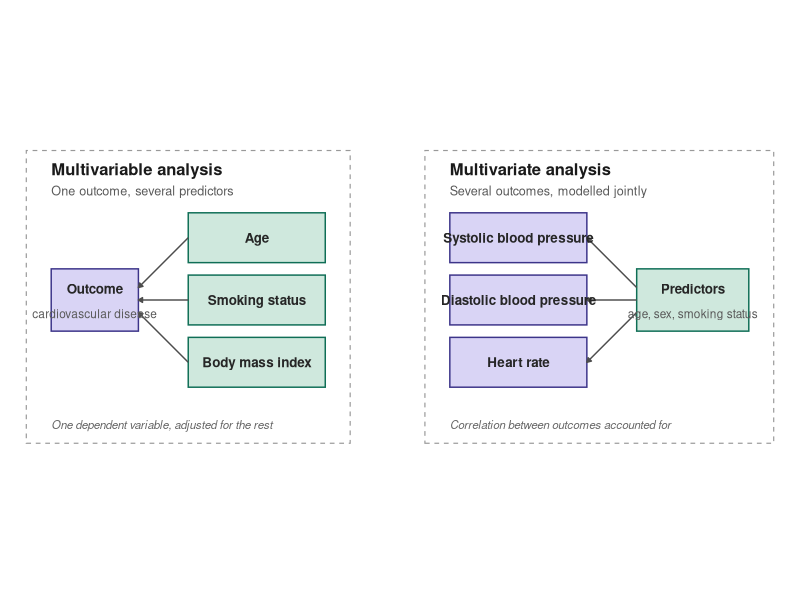

Source code (R):

# Figure: multivariable vs multivariate analysis

library(ggplot2)

# a small data frame maker for boxes
make_box <- function(xmin, xmax, ymin, ymax, label, sublabel = NA,
                     group, panel) {
  data.frame(
    xmin = xmin, xmax = xmax, ymin = ymin, ymax = ymax,
    label = label, sublabel = sublabel,
    xmid = (xmin + xmax) / 2, ymid = (ymin + ymax) / 2,
    group = group, panel = panel,
    stringsAsFactors = FALSE
  )
}

# LEFT PANEL: multivariable analysis
# three predictors and a single outcome

mv_outcome <- make_box(0, 7, 10, 15, "Outcome", "cardiovascular disease",
                       group = "outcome", panel = "left")

mv_predictors <- rbind(
  make_box(11, 22, 15.5, 19.5, "Age",              group = "predictor", panel = "left"),
  make_box(11, 22, 10.5, 14.5, "Smoking status",    group = "predictor", panel = "left"),
  make_box(11, 22,  5.5,  9.5, "Body mass index",   group = "predictor", panel = "left")
)

mv_arrows <- data.frame(
  x    = c(11, 11, 11),
  y    = c(17.5, 12.5, 7.5),
  xend = c(7, 7, 7),
  yend = c(13.5, 12.5, 11.5)
)

# RIGHT PANEL: multivariate analysis
# one predictor, three correlated outcomes modelled jointly

x_off <- 32   # horizontal offset so the second panel sits to the right

mvt_outcomes <- rbind(
  make_box(x_off + 0, x_off + 11, 15.5, 19.5, "Systolic blood pressure",  group = "outcome2", panel = "right"),
  make_box(x_off + 0, x_off + 11, 10.5, 14.5, "Diastolic blood pressure", group = "outcome2", panel = "right"),
  make_box(x_off + 0, x_off + 11,  5.5,  9.5, "Heart rate",   group = "outcome2", panel = "right")
)

mvt_predictors <- make_box(x_off + 15, x_off + 24, 10, 15,
                           "Predictors", "age, sex, smoking status",
                           group = "predictor", panel = "right")

mvt_arrows <- data.frame(
  x    = x_off + c(15, 15, 15),
  y    = c(13.5, 12.5, 11.5),
  xend = x_off + c(11, 11, 11),
  yend = c(17.5, 12.5, 7.5)
)

# combine everything 
boxes  <- rbind(mv_predictors, mv_outcome, mvt_predictors, mvt_outcomes)
arrows <- rbind(mv_arrows, mvt_arrows)

# panel captions and titles, placed as plain text
titles <- data.frame(
  x = c(0, x_off),
  y = c(23, 23),
  label = c("Multivariable analysis", "Multivariate analysis"),
  hjust = 0
)

subtitles <- data.frame(
  x = c(0, x_off),
  y = c(21.3, 21.3),
  label = c("One outcome, several predictors", "Several outcomes, modelled jointly"),
  hjust = 0
)

captions <- data.frame(
  x = c(0, x_off),
  y = c(2.5, 2.5),
  label = c("One dependent variable, adjusted for the rest",
            "Correlation between outcomes accounted for"),
  hjust = 0
)

# outer dashed frames around each panel, for visual grouping
frames <- data.frame(
  xmin = c(-2, x_off - 2),
  xmax = c(24, x_off + 26),
  ymin = c(1, 1),
  ymax = c(24.5, 24.5)
)

# colour palette
fill_values <- c(
  predictor = "#CFE8DD",  # pale teal - left-panel predictors
  outcome   = "#D9D4F5",  # pale purple - left-panel outcome
  outcome2   = "#D9D4F5"  # pale purple - left-panel outcome
)
border_values <- c(
  predictor = "#0F6E56",
  outcome   = "#3C3489",
  outcome2   = "#3C3489"
)

# BUILD THE PLOT

p <- ggplot() +
  # dashed outer frames
  geom_rect(data = frames,
            aes(xmin = xmin, xmax = xmax, ymin = ymin, ymax = ymax),
            fill = NA, colour = "grey60", linetype = "dashed", linewidth = 0.4) +
  # boxes
  geom_rect(data = boxes,
            aes(xmin = xmin, xmax = xmax, ymin = ymin, ymax = ymax,
                fill = group, colour = group),
            linewidth = 0.5) +
  # arrows between boxes
  geom_segment(data = arrows,
               aes(x = x, y = y, xend = xend, yend = yend),
               arrow = arrow(length = unit(0.12, "cm"), type = "closed"),
               colour = "grey30", linewidth = 0.5) +
  # box labels (bold title line)
  geom_text(data = boxes,
            aes(x = xmid, y = ymid + ifelse(is.na(sublabel), 0, 0.9),
                label = label),
            size = 3.4, fontface = "bold", colour = "grey15") +
  # box sublabels (smaller, muted)
  geom_text(data = boxes[!is.na(boxes$sublabel), ],
            aes(x = xmid, y = ymid - 1.1, label = sublabel),
            size = 3, colour = "grey35") +
  # panel titles, subtitles, captions
  geom_text(data = titles, aes(x = x, y = y, label = label, hjust = hjust),
            size = 4.2, fontface = "bold", colour = "grey10") +
  geom_text(data = subtitles, aes(x = x, y = y, label = label, hjust = hjust),
            size = 3.2, colour = "grey35") +
  geom_text(data = captions, aes(x = x, y = y, label = label, hjust = hjust),
            size = 2.9, colour = "grey40", fontface = "italic") +
  scale_fill_manual(values = fill_values, guide = "none") +
  scale_colour_manual(values = border_values, guide = "none") +
  coord_fixed(xlim = c(-3, x_off + 27), ylim = c(0.5, 24.5), expand = FALSE, clip = "off") +
  theme_void() +
  theme(plot.margin = margin(10, 10, 10, 10))

# save the figure (png or pdf)
# ggsave("multivariate_vs_multivariable.png", plot = p, width = 9, height = 4.2, dpi = 300, bg = "white")
# ggsave("multivariate_vs_multivariable.pdf", plot = p, width = 9, height = 4.2)

print(p)
